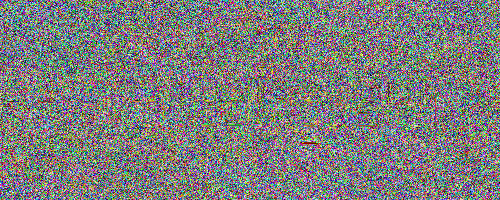
#> input picture ångstromCTF 2020/Wacko Images/chall.png, 500 x 200 px
$ python crack.py
#> lines starting #> are read from the running program, lines starting #| are printed output that depends on the picture; after the words box and inside, x2 and y2 are one past the last pixel; in counts of white or black regions, pixels touching at a corner belong together
from numpy import *
from PIL import Image

enc = Image.open(r"chall.png")
#> enc is the input picture: PIL image 500x200 RGBA; mean R, G, B, A 124.8, 124.9, 124.6, 255
img = array(enc)

key = [41, 37, 23]

a, b, c = img.shape
#> a = 200; b = 500; c = 4

for x in range (0, a):
    for y in range (0, b):
        pixel = img[x, y]
        for i in range(0,3):
            for d in range(0, 8):
                if (pixel[i]+d*251)%key[i] == 0:
                    pixel[i]=int((pixel[i]+d*251)/key[i])
                    break
                else:
                    pass
        img[x][y] = pixel
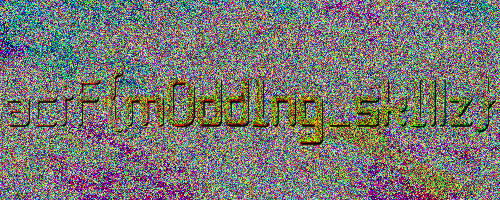
#> img: shape (200, 500, 4); 19.06% of pixels changed, all inside (x1, y1, x2, y2) = (0, 0, 500, 200)

dec = Image.fromarray(img)
dec.save('decrypt.png')
